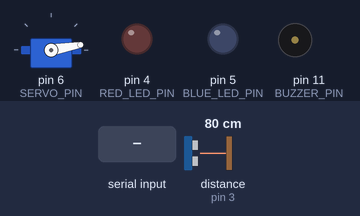
A sketch run on a simulated Arduino Uno, built with avr-gcc and run on an emulated ATmega328P. Parts: servo, output pins drawn as LEDs (lit = HIGH), buzzer (waves = sounding, pin HIGH). Wiring (inferred from the names in the program): ultrasonic range finder: trigger pin 2; echo pin 3. The inputs (shaded band) are chosen by the test bench; at power-on: distance to the obstacle (sensor on pin 3) 80 cm. The echo pulse lasts 58.3 µs per cm; pins used as bus, display or sensor lines are not drawn; what the sketch prints to the serial monitor is not drawn.

Above: at 1.7 s.
1.8 s: "1" received over Serial
At 2.0 s:
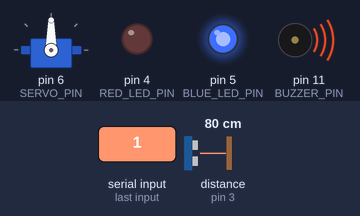
4.8 s: "0" received over Serial
At 5.1 s:
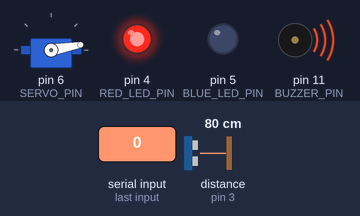
6.8 s: "0" received over Serial
At 7.2 s:
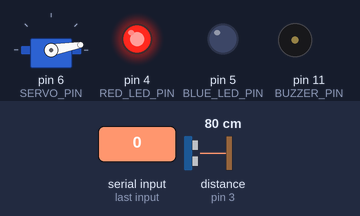
Timing chart, 0 to 9.8 s (numbered marks = the images above; inputs shaded):
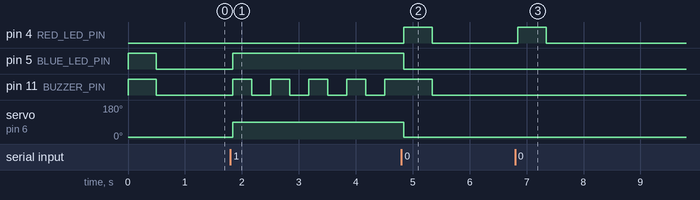

Measured:
- after the input at 1.8 s, pin 5 (BLUE_LED_PIN): LOW → HIGH at once; pin 11 (BUZZER_PIN): alternates HIGH for 0.33 s and LOW for 0.33 s, starting at once; servo on pin 6 (SERVO_PIN): 10° → 90° at once
- after the input at 4.8 s, pin 4 (RED_LED_PIN): LOW → HIGH at once, → LOW 0.50 s later; pin 5 (BLUE_LED_PIN): HIGH → LOW at once; servo on pin 6 (SERVO_PIN): 90° → 10° at once
- after the input at 6.8 s, pin 4 (RED_LED_PIN): LOW → HIGH at once, → LOW 0.50 s later

The sketch:

servo.ino
```cpp
#include <Servo.h>
// --- Variables and Constants ---
Servo barrierServo;
bool gateOpen = false;
unsigned long lastBuzzTime = 0;
const unsigned long buzzInterval = 300;
bool buzzerState = false;
// --- Pin Definitions ---
#define TRIGGER_PIN     2
#define ECHO_PIN        3
#define RED_LED_PIN     4
#define BLUE_LED_PIN    5
#define SERVO_PIN       6
#define GND1_PIN        7
#define GND2_PIN        8
#define BUZZER_PIN      11
// --- Setup ---
void setup() {
  initializeSerial();
  initializeUltrasonic();
  initializeLEDs();
  initializeBuzzer();
  initializeExtraGNDs();
  initializeServo();
}
// --- Loop ---
void loop() {
  float distance = measureDistance();
  Serial.println(distance);
  handleSerialCommands();
  handleBuzzer();
  delay(50);
}
// --- Initialization Functions ---
void initializeSerial() {
  Serial.begin(9600);
}
void initializeUltrasonic() {
  pinMode(TRIGGER_PIN, OUTPUT);
  pinMode(ECHO_PIN, INPUT);
}
void initializeLEDs() {
  pinMode(RED_LED_PIN, OUTPUT);
  pinMode(BLUE_LED_PIN, OUTPUT);
}
void initializeBuzzer() {
  pinMode(BUZZER_PIN, OUTPUT);
}
void initializeExtraGNDs() {
  pinMode(GND1_PIN, OUTPUT);
  pinMode(GND2_PIN, OUTPUT);
  digitalWrite(GND1_PIN, LOW);
  digitalWrite(GND2_PIN, LOW);
}
void initializeServo() {
  barrierServo.attach(SERVO_PIN);
  setGatePosition(10);
  digitalWrite(BUZZER_PIN, HIGH);
  digitalWrite(BLUE_LED_PIN, HIGH);
  delay(500);
  digitalWrite(BUZZER_PIN, LOW);
  digitalWrite(BLUE_LED_PIN, LOW);

}
// --- Serial Command Handling ---
void handleSerialCommands() {
  if (Serial.available()) {
    char cmd = Serial.read();
    if (cmd == '1') openGate();
    else if (cmd == '0') closeGate();
    else if (cmd == '2') buzzAlert();
  }
}
// --- Distance Measurement ---
float measureDistance() {
  digitalWrite(TRIGGER_PIN, LOW);
  delayMicroseconds(2);
  digitalWrite(TRIGGER_PIN, HIGH);
  delayMicroseconds(10);
  digitalWrite(TRIGGER_PIN, LOW);
  long duration = pulseIn(ECHO_PIN, HIGH);
  return (duration * 0.0343) / 2.0;  // in cm
}
// --- Servo Movement ---
void setGatePosition(int angle) {
  barrierServo.write(angle);
}
// --- Gate Actions ---
void openGate() {
  setGatePosition(90);
  gateOpen = true;
  digitalWrite(BLUE_LED_PIN, HIGH);
  digitalWrite(RED_LED_PIN, LOW);
}
void closeGate() {
  setGatePosition(10);
  gateOpen = false;
  digitalWrite(BLUE_LED_PIN, LOW);
  digitalWrite(RED_LED_PIN, HIGH);
  delay(500);
  digitalWrite(RED_LED_PIN, LOW);
  digitalWrite(BUZZER_PIN, LOW);
}
// --- Buzzer Handling ---
void handleBuzzer() {
  if (gateOpen) {
    unsigned long currentMillis = millis();
    if (currentMillis - lastBuzzTime > buzzInterval) {
      buzzerState = !buzzerState;
      digitalWrite(BUZZER_PIN, buzzerState);
      lastBuzzTime = currentMillis;
    }
  }
}

void buzzAlert() {
  digitalWrite(BUZZER_PIN, HIGH);
  digitalWrite(RED_LED_PIN, HIGH);
  delay(1000);
  digitalWrite(BUZZER_PIN, LOW);
  digitalWrite(RED_LED_PIN, LOW);
}
```
